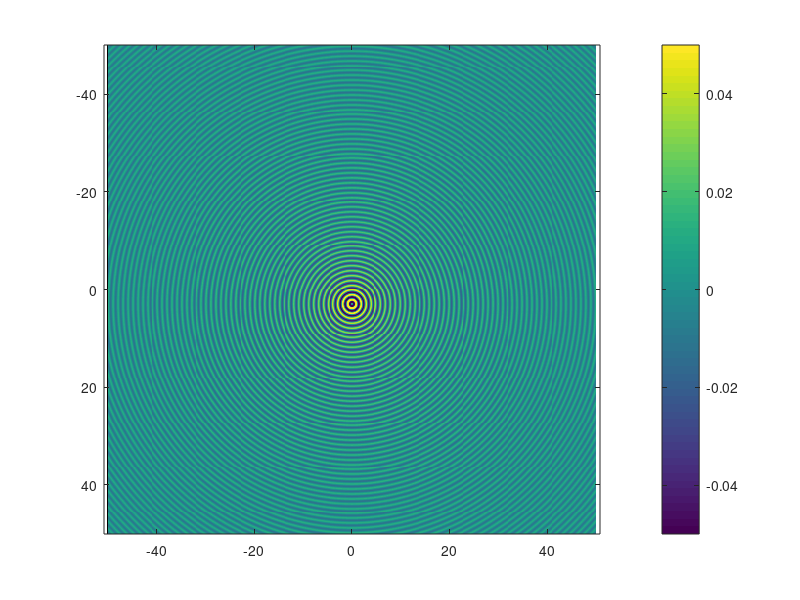

The MATLAB script that drew this image: (Note: this script raises an error after producing the figure.)



%% 2D far field Green's function, relative to zero

% wavelength = 1
k = 2*pi;
% define radial variable
rho  = linspace(0,10,500)';

% 2D Green's function exact
h = (i/4)*besselh(0,k*rho);

% Far-field 2D Green's function
hfar = sqrt(1./(8*pi*k*rho)).*exp(i*(k*rho+pi/4));

% Compare
figure(1),clf,hold all
plot(rho,[real(h) imag(h)])
plot(rho,[real(hfar) imag(hfar)])
hold off
legend('Real g(\rho,\rho)','Imag g(\rho,\rho',...
    'Real far g(\rho,\rho)','Imag far g(\rho,\rho')


%% 2D far field Green's function, relative to a point

% Define 2D grid
k = 2*pi;
x = linspace(-50,50,500);
y = linspace(-50,50,500);
[X Y] = meshgrid(x,y);

% point source location
xp = [0 3];

% radial variable
rho = sqrt((X-xp(1)).^2 + (Y-xp(2)).^2);

% 2D Green's function exact
g1 = (1i/4)*besselh(0,k*rho);

% Far-field 2D Green's function
rho2 = sqrt(X.^2 + Y.^2);
X_hat = X./rho2;
Y_hat = Y./rho2;
rhodot = xp(1)*X_hat+xp(2)*Y_hat;
g2 = sqrt(1./(8*pi*k*rho2)).*exp(1i*pi/4).*exp(1i*k*rho2).*exp(-1i*k*rhodot);

% Plot exact Green's function
figure(1),clf
imagesc(x,y,real(g1)),colorbar
axis equal
caxis([-0.05 0.05])
myplot('2D Green''s Function','x (\lambda)','y (\lambda)')

% Plot far-field result
figure(2),clf
imagesc(x,y,real(g2)),colorbar
axis equal
caxis([-0.05 0.05])
myplot('Far-field 2D Green''s Function','x (\lambda)','y (\lambda)')

% Plot difference
figure(3),clf
imagesc(x,y,real(g2-g1)),colorbar
axis equal
caxis([-0.05 0.05])
myplot('Difference','x (\lambda)','y (\lambda)')

%% 2D far field Green's function, relative to a point, far cut

% lambda = 1
k = 2*pi;

% define 1D cut
X = linspace(100,110,1000)';
Y = X;

% source location
xp = [0 3];

% radial variable
rho = sqrt((X-xp(1)).^2 + (Y-xp(2)).^2);

% 2D Green's function exact
g1 = (1i/4)*besselh(0,k*rho);

% Far-field 2D Green's function
rho2 = sqrt(X.^2 + Y.^2);
X_hat = X./rho2;
Y_hat = Y./rho2;
rhodot = xp(1)*X_hat+xp(2)*Y_hat;
g2 = sqrt(1./(8*pi*k*rho2)).*exp(1i*pi/4).*exp(1i*k*rho2).*exp(-1i*k*rhodot);

% Plot both
figure(1),clf
plot(x,[real([g1 g2]) imag([g1 g2])])
myplot('Exact and Far-field 2D Green''s Function','\rho (\lambda)','Read/Imag')

%% dyadicGreens

% wavelength = 1
k = 2*pi;

% define 2D cut in XY plane
x = linspace(-5,5,300);
y = linspace(-5,5,300);
[X Y] = meshgrid(x,y);
Z = zeros(size(X));

% compute unique components of the dyadic Green's function
[Gxx Gyy Gzz Gxy Gxz Gyz] = dyadicGreens(k,X,Y,Z);

% plot 
cx = 0.1*[-1 1];
figure(1),clf
subplot(321),imagesc(x,y,real(Gxx)),caxis(cx),axis equal
myplot('Gxx','x (\lambda)','y (\lambda)')

subplot(323),imagesc(x,y,real(Gyy)),caxis(cx),axis equal
myplot('Gyy','x (\lambda)','y (\lambda)')

subplot(325),imagesc(x,y,real(Gzz)),caxis(cx),axis equal
myplot('Gzz','x (\lambda)','y (\lambda)')

subplot(322),imagesc(x,y,real(Gxy)),caxis(cx),axis equal
myplot('Gxy','x (\lambda)','y (\lambda)')

subplot(324),imagesc(x,y,real(Gxz)),caxis(cx),axis equal
myplot('Gxz','x (\lambda)','y (\lambda)')

subplot(326),imagesc(x,y,real(Gyz)),caxis(cx),axis equal
myplot('Gyz','x (\lambda)','y (\lambda)')



%% curlDyadicGreens

% wavelength = 1
k = 2*pi;

% define 2D cut in XY plane
x = linspace(-5,5,300);
y = linspace(-5,5,300);
[X Y] = meshgrid(x,y);
Z = zeros(size(X));

% compute unique components of the dyadic Green's function
[cGxy cGyx cGxz cGzx cGyz cGzy] = curlDyadicGreens(k,X,Y,Z);

% plot 
cx = 0.5*[-1 1];
figure(1),clf
subplot(321),imagesc(x,y,real(cGxy)),caxis(cx),axis equal
myplot('[Curl G]xy','x (\lambda)','y (\lambda)')

subplot(323),imagesc(x,y,real(cGyx)),caxis(cx),axis equal
myplot('[Curl G]yx','x (\lambda)','y (\lambda)')

subplot(325),imagesc(x,y,real(cGxz)),caxis(cx),axis equal
myplot('[Curl G]xz','x (\lambda)','y (\lambda)')

subplot(322),imagesc(x,y,real(cGzx)),caxis(cx),axis equal
myplot('[Curl G]zx','x (\lambda)','y (\lambda)')

subplot(324),imagesc(x,y,real(cGyz)),caxis(cx),axis equal
myplot('[Curl G]yz','x (\lambda)','y (\lambda)')

subplot(326),imagesc(x,y,real(cGzy)),caxis(cx),axis equal
myplot('[Curl G]zy','x (\lambda)','y (\lambda)')


%% volintGreens

kb = 2*pi;
a = 1/10;
% str = '2D';
% str = '3D';
str = 'dyadic'
[sing delta] = volintGreens(a,kb,str)


%% momGmatrix2D

k = 2*pi;

% create a dense square grid of points
N = 10;
x = linspace(-2,2,N);
y = linspace(-2,2,N);
[X Y] = meshgrid(x,y);
dx = x(2)-x(1);

% return full matrix, set primed and unprimed coordinates to be the same
Xp = X;
Yp = Y;

% build the matrix
G = momGmatrix2D(dx,k,X,Y,Xp,Yp);

% plot
figure(1),clf
imagesc(real(G))
myplot('MoM Green''s Function Matrix - 2D','Point index (x'',y'')','Point index (x,y)')
colorbar
mycbar('real(G)',1e-2*[-1 1])

figure(2),clf
imagesc(imag(G))
myplot('MoM Green''s Function Matrix - 2D','Point index (x'',y'')','Point index (x,y)')
colorbar
mycbar('imag(G)',1e-2*[-1 1])

figure(3),clf
imagesc(abs(G))
myplot('MoM Green''s Function Matrix - 2D','Point index (x'',y'')','Point index (x,y)')
colorbar
mycbar('abs(G)',[0 1e-2])


%% momGmatrix3D

k = 2*pi;

% create a dense square grid of points
N = 10;
x = linspace(-1,1,N);
y = linspace(-1,1,N);
z = linspace(-1,1,N);
[X Y Z] = meshgrid(x,y,z);
dx = x(2)-x(1);

% to return the full matrix, set primed and unprimed coordinates to be the same
Xp = X;
Yp = Y;
Zp = Z;

% build the matrix
G = momGmatrix3D(dx,k,X,Y,Z,Xp,Yp,Zp);

% plot
figure(1),clf
imagesc(real(G))
myplot('MoM Green''s Function Matrix - 3D','Point index (x'',y'',z'')','Point index (x,y,z)')
colorbar
mycbar('real(G)',5e-2*[-1 1])

figure(2),clf
imagesc(imag(G))
myplot('MoM Green''s Function Matrix - 3D','Point index (x'',y'',z'')','Point index (x,y,z)')
colorbar
mycbar('imag(G)',5e-2*[-1 1])

figure(3),clf
imagesc(abs(G))
myplot('MoM Green''s Function Matrix - 3D','Point index (x'',y'',z'')','Point index (x,y,z)')
colorbar
mycbar('abs(G)',5*[0 1e-2])



%% momGmatrixDyadic

k = 2*pi;

% create a dense square grid of points
N = 10;
x = linspace(-1,1,N);
y = linspace(-1,1,N);
z = linspace(-1,1,N);
[X Y Z] = meshgrid(x,y,z);
dx = x(2)-x(1);

% to return the full matrix, set primed and unprimed coordinates to be the same
Xp = X;
Yp = Y;
Zp = Z;

% build the matrix blocks
[Gxx Gyy Gzz Gxy Gxz Gyz] = momGmatrixDyadic(dx,k,X,Y,Z,Xp,Yp,Zp);

% plotting
type = 4;
switch type
    case 1
        tmp = Gxx; lab = 'Gxx'; cx = 3e-2*[0 1];
    case 2
        tmp = Gyy; lab = 'Gyy'; cx = 3e-2*[0 1];
    case 3
        tmp = Gzz; lab = 'Gzz'; cx = 3e-2*[0 1];
    case 4
        tmp = Gxy; lab = 'Gxy'; cx = 1e-2*[0 1];
    case 5
        tmp = Gxz; lab = 'Gxz'; cx = 1e-2*[0 1];
    case 6
        tmp = Gyz; lab = 'Gyz'; cx = 1e-2*[0 1];
end

figure(3),clf
imagesc(abs(tmp))
myplot(['MoM Dyadic Green''s Function Matrix Block ' lab],'Point index (x'',y'',z'')','Point index (x,y,z)')
colorbar
mycbar('abs(G)',cx)









